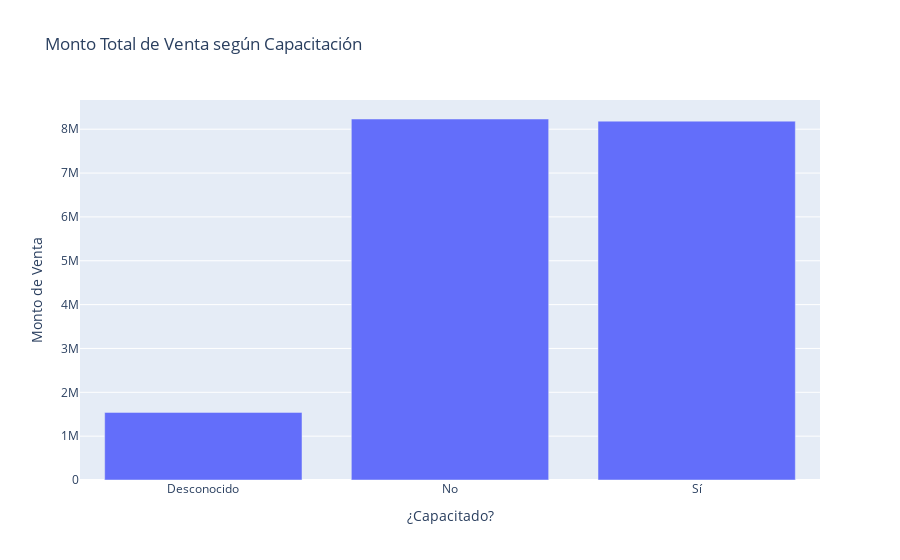

Source (notebook cell):
### Code cell
df_capacitado = df.groupby('¿Capacitado?')['Monto de Venta'].sum().reset_index()

fig_bar = px.bar(df_capacitado,
                 x='¿Capacitado?',
                 y='Monto de Venta',
                 title='Monto Total de Venta según Capacitación',
                 labels={'¿Capacitado?': '¿Capacitado?', 'Monto de Venta': 'Monto de Venta'})
fig_bar.show()

### Figure 1 — Plotly figure (JSON) as saved in the notebook; plotly's stock layout.template omitted (floating-point values rounded to 4 significant figures)
{"data": [{"hovertemplate": "¿Capacitado?=%{x}<br>Monto de Venta=%{y}<extra></extra>", "legendgroup": "", "marker": {"color": "#636efa", "pattern": {"shape": ""}}, "name": "", "orientation": "v", "showlegend": false, "textposition": "auto", "type": "bar", "x": ["Desconocido", "No", "Sí"], "xaxis": "x", "y": [1542000.0, 8233000.0, 8184000.0], "yaxis": "y"}], "layout": {"barmode": "relative", "legend": {"tracegroupgap": 0}, "title": {"text": "Monto Total de Venta según Capacitación"}, "xaxis": {"anchor": "y", "domain": [0, 1], "title": {"text": "¿Capacitado?"}}, "yaxis": {"anchor": "x", "domain": [0, 1], "title": {"text": "Monto de Venta"}}}}
